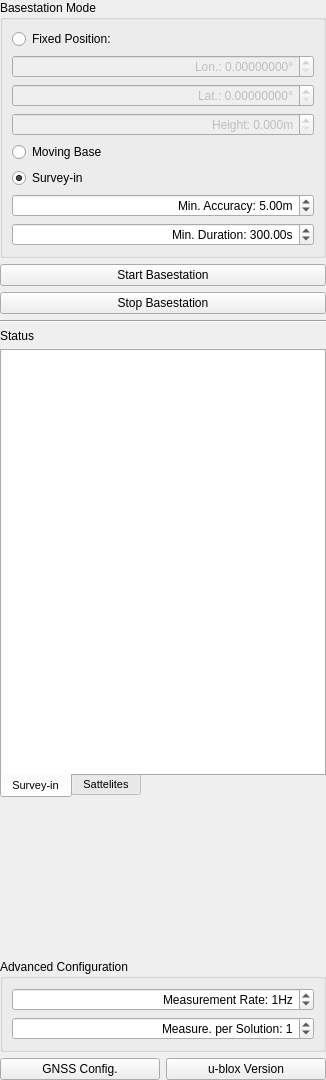
<?xml version="1.0" encoding="UTF-8"?>
<ui version="4.0">
 <class>UbloxBasestationUI</class>
 <widget class="QWidget" name="UbloxBasestationUI">
  <property name="geometry">
   <rect>
    <x>0</x>
    <y>0</y>
    <width>326</width>
    <height>1080</height>
   </rect>
  </property>
  <property name="windowTitle">
   <string>Form</string>
  </property>
  <layout class="QVBoxLayout" name="verticalLayout">
   <property name="leftMargin">
    <number>0</number>
   </property>
   <property name="topMargin">
    <number>0</number>
   </property>
   <property name="rightMargin">
    <number>0</number>
   </property>
   <property name="bottomMargin">
    <number>0</number>
   </property>
   <item>
    <widget class="QGroupBox" name="modeGroupBox">
     <property name="title">
      <string>Basestation Mode</string>
     </property>
     <layout class="QVBoxLayout" name="verticalLayout_2">
      <item>
       <widget class="QRadioButton" name="fixedPositionRadioButton">
        <property name="text">
         <string>Fixed Position:</string>
        </property>
       </widget>
      </item>
      <item>
       <widget class="QDoubleSpinBox" name="fixedPosLonSpinBox">
        <property name="enabled">
         <bool>false</bool>
        </property>
        <property name="alignment">
         <set>Qt::AlignRight|Qt::AlignTrailing|Qt::AlignVCenter</set>
        </property>
        <property name="prefix">
         <string>Lon.: </string>
        </property>
        <property name="suffix">
         <string>°</string>
        </property>
        <property name="decimals">
         <number>8</number>
        </property>
       </widget>
      </item>
      <item>
       <widget class="QDoubleSpinBox" name="fixedPosLatSpinBox">
        <property name="enabled">
         <bool>false</bool>
        </property>
        <property name="alignment">
         <set>Qt::AlignRight|Qt::AlignTrailing|Qt::AlignVCenter</set>
        </property>
        <property name="prefix">
         <string>Lat.: </string>
        </property>
        <property name="suffix">
         <string>°</string>
        </property>
        <property name="decimals">
         <number>8</number>
        </property>
       </widget>
      </item>
      <item>
       <widget class="QDoubleSpinBox" name="fixedPosHeightSpinBox">
        <property name="enabled">
         <bool>false</bool>
        </property>
        <property name="alignment">
         <set>Qt::AlignRight|Qt::AlignTrailing|Qt::AlignVCenter</set>
        </property>
        <property name="prefix">
         <string>Height: </string>
        </property>
        <property name="suffix">
         <string>m</string>
        </property>
        <property name="decimals">
         <number>3</number>
        </property>
       </widget>
      </item>
      <item>
       <widget class="QRadioButton" name="movingBaseRadioButton">
        <property name="toolTip">
         <string>Note: measurement rate on base and rover need to match (try 5Hz, max. 8Hz depending on latency)</string>
        </property>
        <property name="text">
         <string>Moving Base</string>
        </property>
       </widget>
      </item>
      <item>
       <widget class="QRadioButton" name="surveyInRadioButton">
        <property name="text">
         <string>Survey-in</string>
        </property>
        <property name="checked">
         <bool>true</bool>
        </property>
       </widget>
      </item>
      <item>
       <widget class="QDoubleSpinBox" name="surveyInMinAccSpinBox">
        <property name="toolTip">
         <string>Accuracy needs to be better than this for survey-in to finish</string>
        </property>
        <property name="alignment">
         <set>Qt::AlignRight|Qt::AlignTrailing|Qt::AlignVCenter</set>
        </property>
        <property name="prefix">
         <string>Min. Accuracy: </string>
        </property>
        <property name="suffix">
         <string>m</string>
        </property>
        <property name="value">
         <double>5.000000000000000</double>
        </property>
       </widget>
      </item>
      <item>
       <widget class="QDoubleSpinBox" name="surveyInMinDurSpinBox">
        <property name="toolTip">
         <string>Survey-in will run at least this many seconds</string>
        </property>
        <property name="alignment">
         <set>Qt::AlignRight|Qt::AlignTrailing|Qt::AlignVCenter</set>
        </property>
        <property name="prefix">
         <string>Min. Duration: </string>
        </property>
        <property name="suffix">
         <string>s</string>
        </property>
        <property name="maximum">
         <double>9999.989999999999782</double>
        </property>
        <property name="value">
         <double>300.000000000000000</double>
        </property>
       </widget>
      </item>
     </layout>
    </widget>
   </item>
   <item>
    <widget class="QPushButton" name="startBasestationButton">
     <property name="text">
      <string>Start Basestation</string>
     </property>
    </widget>
   </item>
   <item>
    <widget class="QPushButton" name="stopBasestationButton">
     <property name="text">
      <string>Stop Basestation</string>
     </property>
    </widget>
   </item>
   <item>
    <widget class="Line" name="line">
     <property name="orientation">
      <enum>Qt::Horizontal</enum>
     </property>
    </widget>
   </item>
   <item>
    <widget class="QLabel" name="label">
     <property name="text">
      <string>Status</string>
     </property>
    </widget>
   </item>
   <item>
    <widget class="QTabWidget" name="statusTabWidget">
     <property name="sizePolicy">
      <sizepolicy hsizetype="Expanding" vsizetype="Expanding">
       <horstretch>0</horstretch>
       <verstretch>3</verstretch>
      </sizepolicy>
     </property>
     <property name="font">
      <font>
       <pointsize>8</pointsize>
      </font>
     </property>
     <property name="tabPosition">
      <enum>QTabWidget::South</enum>
     </property>
     <property name="currentIndex">
      <number>0</number>
     </property>
     <widget class="QWidget" name="surveyInStatusTab">
      <attribute name="title">
       <string>Survey-in</string>
      </attribute>
      <layout class="QVBoxLayout" name="verticalLayout_4">
       <property name="leftMargin">
        <number>0</number>
       </property>
       <property name="topMargin">
        <number>0</number>
       </property>
       <property name="rightMargin">
        <number>0</number>
       </property>
       <property name="bottomMargin">
        <number>0</number>
       </property>
       <item>
        <widget class="QPlainTextEdit" name="surveyInStatusTextEdit">
         <property name="minimumSize">
          <size>
           <width>0</width>
           <height>220</height>
          </size>
         </property>
         <property name="frameShape">
          <enum>QFrame::NoFrame</enum>
         </property>
         <property name="undoRedoEnabled">
          <bool>false</bool>
         </property>
         <property name="lineWrapMode">
          <enum>QPlainTextEdit::WidgetWidth</enum>
         </property>
         <property name="readOnly">
          <bool>true</bool>
         </property>
         <property name="backgroundVisible">
          <bool>false</bool>
         </property>
        </widget>
       </item>
      </layout>
     </widget>
     <widget class="QWidget" name="sattelitesStatusTab">
      <attribute name="title">
       <string>Sattelites</string>
      </attribute>
      <layout class="QVBoxLayout" name="verticalLayout_5">
       <property name="leftMargin">
        <number>0</number>
       </property>
       <property name="topMargin">
        <number>0</number>
       </property>
       <property name="rightMargin">
        <number>0</number>
       </property>
       <property name="bottomMargin">
        <number>0</number>
       </property>
       <item>
        <widget class="QPlainTextEdit" name="sattelitesStatusTextEdit">
         <property name="sizePolicy">
          <sizepolicy hsizetype="Expanding" vsizetype="Expanding">
           <horstretch>0</horstretch>
           <verstretch>0</verstretch>
          </sizepolicy>
         </property>
         <property name="frameShape">
          <enum>QFrame::NoFrame</enum>
         </property>
         <property name="undoRedoEnabled">
          <bool>false</bool>
         </property>
         <property name="lineWrapMode">
          <enum>QPlainTextEdit::WidgetWidth</enum>
         </property>
         <property name="readOnly">
          <bool>true</bool>
         </property>
        </widget>
       </item>
      </layout>
     </widget>
    </widget>
   </item>
   <item>
    <widget class="QWidget" name="widget" native="true">
     <property name="sizePolicy">
      <sizepolicy hsizetype="Preferred" vsizetype="Expanding">
       <horstretch>0</horstretch>
       <verstretch>1</verstretch>
      </sizepolicy>
     </property>
    </widget>
   </item>
   <item>
    <widget class="QGroupBox" name="groupBox">
     <property name="title">
      <string>Advanced Configuration</string>
     </property>
     <layout class="QVBoxLayout" name="verticalLayout_3">
      <item>
       <widget class="QSpinBox" name="measurementRateSpinBox">
        <property name="alignment">
         <set>Qt::AlignRight|Qt::AlignTrailing|Qt::AlignVCenter</set>
        </property>
        <property name="suffix">
         <string>Hz</string>
        </property>
        <property name="prefix">
         <string>Measurement Rate: </string>
        </property>
        <property name="value">
         <number>1</number>
        </property>
       </widget>
      </item>
      <item>
       <widget class="QSpinBox" name="measurementsPerSolutionSpinBox">
        <property name="alignment">
         <set>Qt::AlignRight|Qt::AlignTrailing|Qt::AlignVCenter</set>
        </property>
        <property name="prefix">
         <string>Measure. per Solution: </string>
        </property>
        <property name="value">
         <number>1</number>
        </property>
       </widget>
      </item>
     </layout>
    </widget>
   </item>
   <item>
    <layout class="QHBoxLayout" name="horizontalLayout">
     <item>
      <widget class="QPushButton" name="gnssInfoButton">
       <property name="text">
        <string>GNSS Config.</string>
       </property>
      </widget>
     </item>
     <item>
      <widget class="QPushButton" name="ubloxVersionButton">
       <property name="text">
        <string>u-blox Version</string>
       </property>
      </widget>
     </item>
    </layout>
   </item>
  </layout>
 </widget>
 <resources/>
 <connections/>
</ui>
